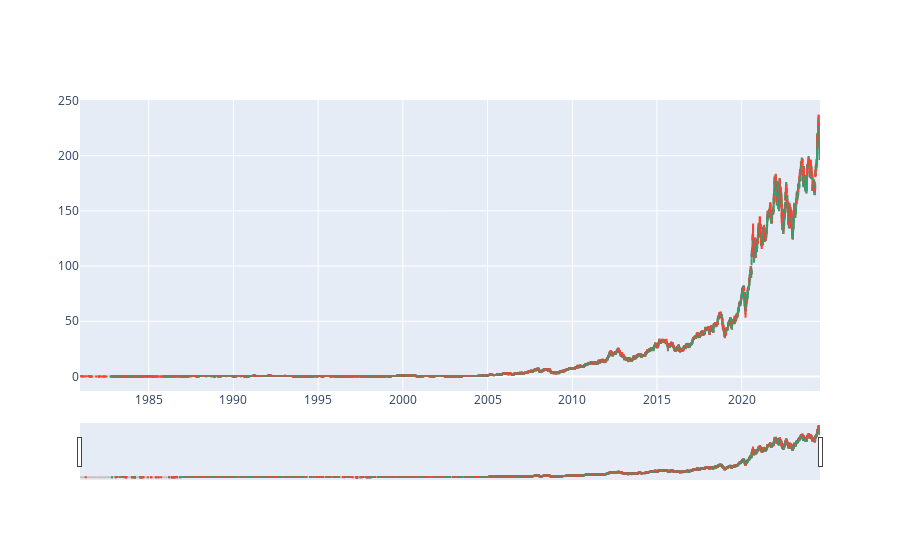

Notebook cell for this chart:
### Code cell
import plotly.graph_objects as go

# import pandas as pd
# from datetime import datetime

# df = pd.read_csv('https://raw.githubusercontent.com/plotly/datasets/master/finance-charts-apple.csv')
df = df_AAPL
fig = go.Figure(data=[go.Candlestick(x= df.index,
                open=df['Open'],
                high=df['High'],
                low=df['Low'],
                close=df['Close'])])

fig.show()

### Figure 1 — Plotly figure (JSON) as saved in the notebook; plotly's stock layout.template omitted (floating-point values rounded to 4 significant figures; data arrays with more than 128 entries replaced by an {"elided": "..."} marker saying what was removed)
{"data": [{"close": {"elided": "11009 float values"}, "high": {"elided": "11009 float values"}, "low": {"elided": "11009 float values"}, "open": {"elided": "11009 float values"}, "type": "candlestick", "x": {"elided": "11009 str values"}}], "layout": {}}
